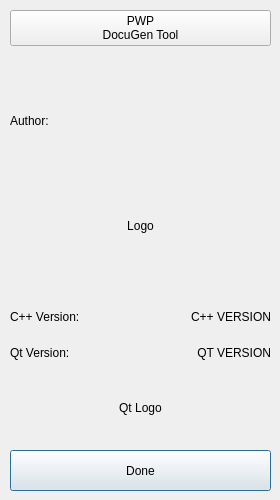
<?xml version="1.0" encoding="UTF-8"?>
<ui version="4.0">
 <class>AboutDlg</class>
 <widget class="QDialog" name="AboutDlg">
  <property name="geometry">
   <rect>
    <x>0</x>
    <y>0</y>
    <width>280</width>
    <height>500</height>
   </rect>
  </property>
  <property name="minimumSize">
   <size>
    <width>280</width>
    <height>500</height>
   </size>
  </property>
  <property name="maximumSize">
   <size>
    <width>280</width>
    <height>500</height>
   </size>
  </property>
  <property name="windowTitle">
   <string>Dialog</string>
  </property>
  <widget class="QPushButton" name="exitBtn">
   <property name="geometry">
    <rect>
     <x>10</x>
     <y>450</y>
     <width>261</width>
     <height>41</height>
    </rect>
   </property>
   <property name="text">
    <string>Done</string>
   </property>
  </widget>
  <widget class="QWidget" name="layoutWidget">
   <property name="geometry">
    <rect>
     <x>10</x>
     <y>10</y>
     <width>261</width>
     <height>431</height>
    </rect>
   </property>
   <layout class="QVBoxLayout" name="verticalLayout_3">
    <item>
     <layout class="QVBoxLayout" name="verticalLayout">
      <item>
       <widget class="QPushButton" name="TitleBtn">
        <property name="styleSheet">
         <string notr="true">font: 500 oblique 25pt &quot;DejaVu Sans&quot;;</string>
        </property>
        <property name="text">
         <string>PWP
DocuGen Tool</string>
        </property>
       </widget>
      </item>
      <item>
       <spacer name="verticalSpacer">
        <property name="orientation">
         <enum>Qt::Vertical</enum>
        </property>
        <property name="sizeType">
         <enum>QSizePolicy::Minimum</enum>
        </property>
        <property name="sizeHint" stdset="0">
         <size>
          <width>20</width>
          <height>40</height>
         </size>
        </property>
       </spacer>
      </item>
      <item>
       <layout class="QGridLayout" name="gridLayout">
        <item row="0" column="0">
         <widget class="QLabel" name="authorLbl">
          <property name="text">
           <string>Author:</string>
          </property>
          <property name="alignment">
           <set>Qt::AlignLeading|Qt::AlignLeft|Qt::AlignVCenter</set>
          </property>
         </widget>
        </item>
        <item row="0" column="1">
         <widget class="QLabel" name="authorNameLbl">
          <property name="text">
           <string/>
          </property>
          <property name="alignment">
           <set>Qt::AlignRight|Qt::AlignTrailing|Qt::AlignVCenter</set>
          </property>
         </widget>
        </item>
       </layout>
      </item>
     </layout>
    </item>
    <item>
     <widget class="QLabel" name="LogoLbl">
      <property name="text">
       <string>Logo</string>
      </property>
      <property name="alignment">
       <set>Qt::AlignCenter</set>
      </property>
     </widget>
    </item>
    <item>
     <layout class="QVBoxLayout" name="verticalLayout_2">
      <item>
       <layout class="QGridLayout" name="gridLayout_2">
        <item row="1" column="1">
         <widget class="QLabel" name="qtVersionNumLbl">
          <property name="text">
           <string>QT VERSION</string>
          </property>
          <property name="alignment">
           <set>Qt::AlignRight|Qt::AlignTrailing|Qt::AlignVCenter</set>
          </property>
         </widget>
        </item>
        <item row="1" column="0">
         <widget class="QLabel" name="qtVersionLbl">
          <property name="text">
           <string>Qt Version:</string>
          </property>
          <property name="alignment">
           <set>Qt::AlignLeading|Qt::AlignLeft|Qt::AlignVCenter</set>
          </property>
         </widget>
        </item>
        <item row="0" column="0">
         <widget class="QLabel" name="cppVersionLbl">
          <property name="text">
           <string>C++ Version: </string>
          </property>
          <property name="alignment">
           <set>Qt::AlignLeading|Qt::AlignLeft|Qt::AlignVCenter</set>
          </property>
         </widget>
        </item>
        <item row="0" column="1">
         <widget class="QLabel" name="cppVersionNumLbl">
          <property name="text">
           <string>C++ VERSION</string>
          </property>
          <property name="alignment">
           <set>Qt::AlignRight|Qt::AlignTrailing|Qt::AlignVCenter</set>
          </property>
         </widget>
        </item>
       </layout>
      </item>
      <item>
       <widget class="QLabel" name="qtLogoLbl">
        <property name="text">
         <string>Qt Logo</string>
        </property>
        <property name="alignment">
         <set>Qt::AlignCenter</set>
        </property>
       </widget>
      </item>
     </layout>
    </item>
   </layout>
  </widget>
 </widget>
 <resources/>
 <connections/>
</ui>
